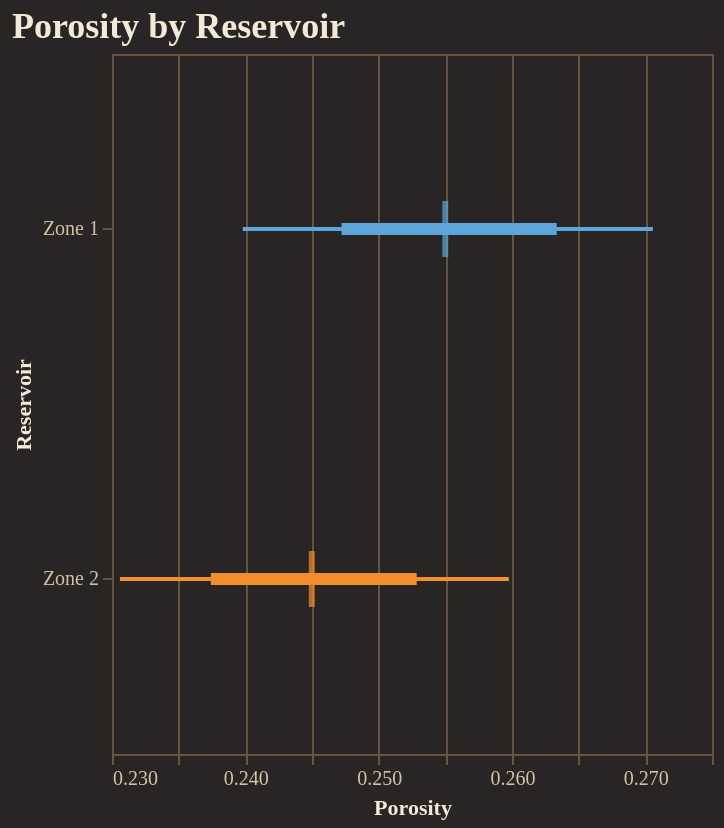

The code cell stored with this chart in its notebook:
### Code cell
fig = reporter.plotter.forest_plot(
    "Porosity", 
    backend=PLOTTING_BACKEND
)
fig.show()

### Figure 1 — Vega-Lite specification as saved in the notebook (floating-point values rounded to 4 significant figures)
{"config": {"background": "#292524", "view": {"fill": "#292524", "stroke": "#665340"}, "title": {"color": "#f4e9d7", "font": "Merriweather", "fontSize": 18, "fontWeight": 600, "subtitleColor": "#d5c2a6", "anchor": "start"}, "axis": {"domainColor": "#665340", "gridColor": "#665340", "tickColor": "#665340", "labelColor": "#d5c2a6", "titleColor": "#f4e9d7", "labelFont": "Merriweather", "titleFont": "Merriweather"}, "legend": {"titleColor": "#f4e9d7", "labelColor": "#d5c2a6", "labelFont": "Merriweather", "titleFont": "Merriweather", "orient": "top-right", "symbolType": "circle"}, "header": {"labelColor": "#d5c2a6", "titleColor": "#f4e9d7", "labelFont": "Merriweather", "titleFont": "Merriweather"}, "mark": {"color": "#c78d3b"}, "line": {"color": "#c78d3b"}, "bar": {"color": "#c78d3b"}, "point": {"color": "#ddb06d"}, "area": {"color": "#c78d3b", "opacity": 0.35}, "text": {"color": "#f4e9d7", "font": "Merriweather"}, "range": {"category": ["#5DA5DA", "#F28E2B", "#59C36A", "#E15759", "#B07AA1", "#4ECDC4", "#FF9DA7", "#EDC948"]}}, "layer": [{"mark": {"type": "rule", "strokeWidth": 2}, "encoding": {"color": {"field": "group", "legend": null, "type": "nominal"}, "x": {"field": "p10", "scale": {"zero": false}, "title": "Porosity", "type": "quantitative"}, "x2": {"field": "p90"}, "y": {"field": "group", "sort": ["Zone 1", "Zone 2"], "title": "Reservoir", "type": "nominal"}}}, {"mark": {"type": "rule", "strokeWidth": 6}, "encoding": {"color": {"field": "group", "legend": null, "type": "nominal"}, "x": {"field": "p25", "scale": {"zero": false}, "title": "Porosity", "type": "quantitative"}, "x2": {"field": "p75"}, "y": {"field": "group", "sort": ["Zone 1", "Zone 2"], "title": "Reservoir", "type": "nominal"}}}, {"mark": {"type": "tick", "color": "black", "size": 28, "thickness": 3}, "encoding": {"color": {"field": "group", "legend": null, "type": "nominal"}, "tooltip": [{"field": "group", "title": "Group", "type": "nominal"}, {"field": "p10", "title": "P10", "type": "quantitative"}, {"field": "p25", "title": "P25", "type": "quantitative"}, {"field": "median", "title": "Median", "type": "quantitative"}, {"field": "p75", "title": "P75", "type": "quantitative"}, {"field": "p90", "title": "P90", "type": "quantitative"}], "x": {"field": "median", "scale": {"zero": false}, "title": "Porosity", "type": "quantitative"}, "y": {"field": "group", "sort": ["Zone 1", "Zone 2"], "title": "Reservoir", "type": "nominal"}}}], "data": {"name": "data-667c9e4cfe695ffbc0f7938b50cb83e7"}, "height": 350, "title": "Porosity by Reservoir", "width": "container", "$schema": "https://vega.github.io/schema/vega-lite/v5.20.1.json", "datasets": {"data-667c9e4cfe695ffbc0f7938b50cb83e7": [{"group": "Zone 1", "p10": 0.2398, "p25": 0.2472, "median": 0.255, "p75": 0.2634, "p90": 0.2706}, {"group": "Zone 2", "p10": 0.2306, "p25": 0.2374, "median": 0.245, "p75": 0.2529, "p90": 0.2598}]}}
